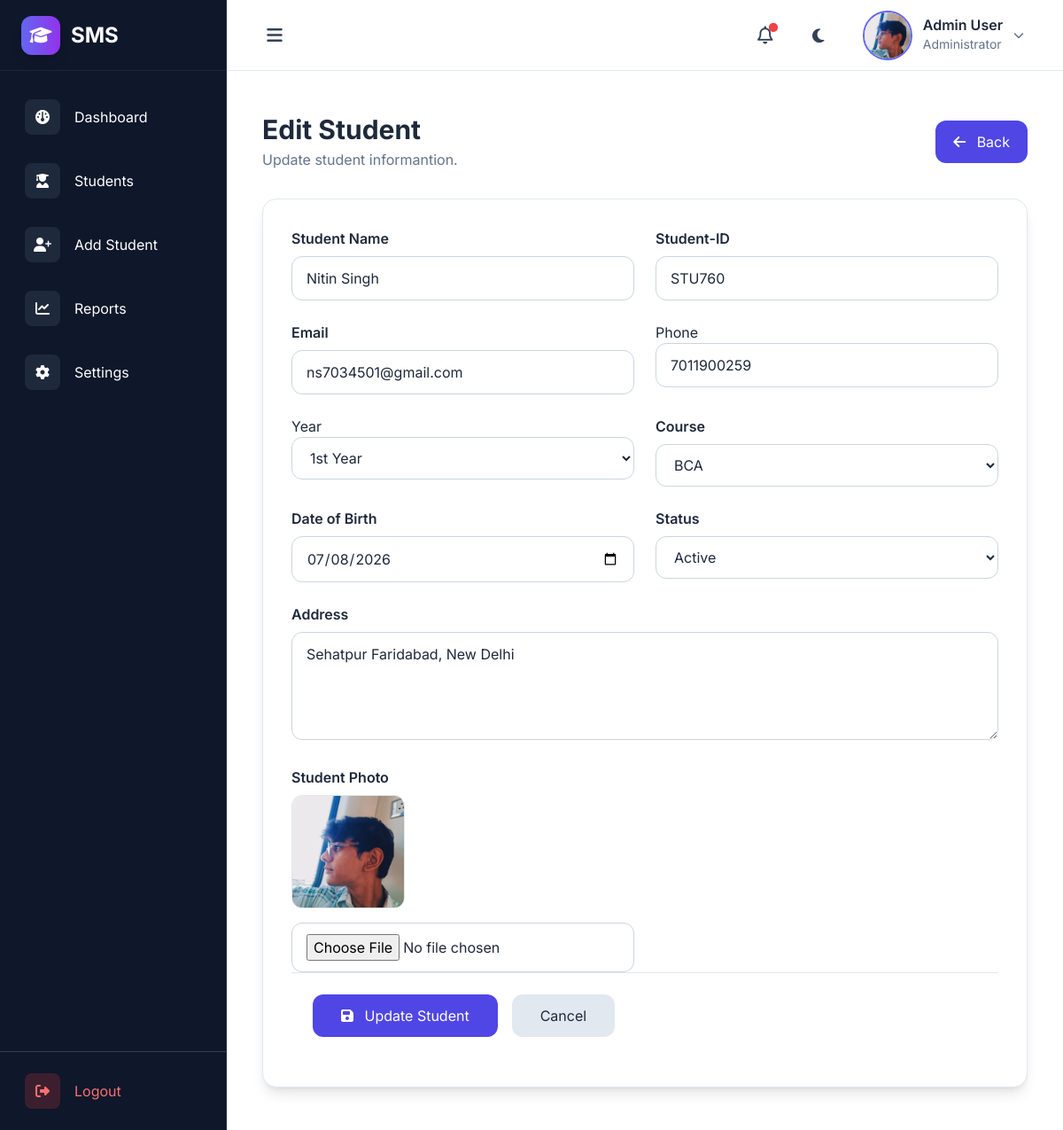
/student/edit/1/ (signed in), run on the app's committed database.
### MainApp/models.py (models this page shows, shortened)
class Student(models.Model):
    STATUS_CHOICES = [
        ("Active", "Active"),
        ("Inactive", "Inactive"),
    ]
    YEAR_CHOICES = [
        ('1st Year', '1st Year'),
        ('2nd Year', '2nd Year'),
        ('3rd Year', '3rd Year'),
        ('4th Year', '4th Year'),
    ]
    COURSES = [('BCA','BCA'),('B.Tech','B.Tech'),('MCA','MCA'),('BBA','BBA'),('MBA','MBA')]
    name = models.CharField(max_length=100)
    email = models.EmailField()
    student_id = models.CharField(max_length=20, unique=True)
    photo = models.ImageField(upload_to="students/", blank=True, null=True)
    courses = models.CharField(max_length=50, choices=COURSES)
    phone = models.CharField(max_length=10)
    year = models.CharField(
        max_length=20,
        choices=YEAR_CHOICES,
        default="1st Year"
    )
    date_of_birth = models.DateField()
    created_at = models.DateField(auto_now_add=True)
    status = models.CharField(
        max_length=20,
        choices=STATUS_CHOICES,
        default="Active"
    )
    address = models.TextField(blank=True, null=True)

### MainApp/views.py (the view)
# urls.py: path("student/edit/<int:id>/", views.edit_student, name="edit_student"),
def edit_student(request, id):
    student = Student.objects.get(id=id)
    settings, created = Settings.objects.get_or_create(user=request.user)
    if request.method == "POST":
        form = StudentForm(request.POST, request.FILES, instance=student)
        if form.is_valid():
            form.save()
        if settings.notifications:
            Activity.objects.create(
                title=f"{student.name} was updated",
                color="blue",
                user=request.user
            )
            return redirect("students")
    else:
        form = StudentForm(instance=student)
    return render(request, "edit_student.html", {"form":form, "student":student})

### MainApp/templates/edit_student.html (shortened to what this page needs)
{% extends 'base.html' %}
{% block content %}
<div class="max-w-6xl mx-auto px-4 py-4">
    <div class="flex flex-col md:flex-row md:items-center md:justify-between mb-8">
        <div>
            <h1 class="text-3xl font-bold text-slate-800 dark:text-white">Edit Student</h1>
            <p class="text-slate-500 dark:text-slate-400 mt-1">Update student informantion.</p>
        </div>
        <a href="{% url 'students' %}"
            class="px-5 py-3 rounded-xl bg-indigo-600 hover:bg-indigo-700 text-white transition">
            <i class="fa-solid fa-arrow-left mr-2"></i>
            Back
        </a>
    </div>
    <div class="bg-white dark:bg-slate-800 rounded-2xl shadow-lg border border-slate-200 dark:border-slate-700">
        <form method="post" enctype="multipart/form-data">
            <div class="p-8">
                <div class="grid grid-cols-1 md:grid-cols-2 gap-6">
                    <div>
                        <label class="block mb-2 font-semibold">Student Name</label>
                        {{ form.name }}
                    </div>
                    <div>
                        <label class="block mb-2 font-semibold">Student-ID</label>
                        {{ form.student_id }}
                    </div>
                    <div>
                        <label class="block mb-2 font-semibold">Email</label>
                        {{ form.email }}
                    </div>
                    <div>
                        <label class="phone">Phone</label>
                        {{ form.phone }}
                    </div>
                    <div>
                        <label>Year</label>
                        {{ form.year }}
                    </div>
                    <div>
                        <label class="block mb-2 font-semibold">Course</label>
                        {{ form.courses }}
                    </div>
                    <div>
                        <label class="block mb-2 font-semibold">Date of Birth</label>
                        {{ form.date_of_birth }}
                    </div>
                    <div>
                        <label class="block mb-2 font-semibold">Status</label>
                        {{ form.status }}
                    </div>
                    <div class="md:col-span-2">
                        <label class="block mb-2 font-semibold">Address</label>
                        {{ form.address }}
                    </div>
                    <div class="md-8">
                        <label class="block mb-2 font-semibold">Student Photo</label>
                        {% if student.photo %}
                        <img src="{{ student.photo.url }}" class="w-32 h-32 rounded-xl object-cover border mb-4">
                        {% endif %}
                        {{ form.photo }}
                    </div>
                </div>
                <div class="border-t border-slate-200 dark:border-slate-700 p-6 flex gap-4">
                    <button class="px-8 py-3 rounded-xl bg-indigo-600 hover:bg-indigo-700 text-white">
                        <i class="fa-solid fa-floppy-disk mr-2"></i>
                        Update Student
                    </button>
                    <a href="{% url 'students' %}"
                        class="px-8 py-3 rounded-xl bg-slate-200 dark:bg-slate-700 hover:bg-slate-300 dark:hover:bg-slate-600">
                        Cancel
                    </a>
                </div>
            </div>
        </form>
    </div>
</div>
{% endblock %}

### MainApp/static/src/style.css (style rules this page uses)
* { transition: background-color 0.4s ease, color 0.4s ease, border-color 0.4s ease, box-shadow 0.4s ease; }
html { scroll-behavior: smooth; }
body { font-family: "Inter", sans-serif; background: #f8fafc; color: #0f172a; }

### data on the page
Student: name "Nitin Singh", student_id "STU760", email "ns7034501@gmail.com", phone "7011900259", year "1st Year", courses "BCA", date_of_birth "07/08/2026", status "Active", address "Sehatpur Faridabad, New Delhi", photo (picture)
